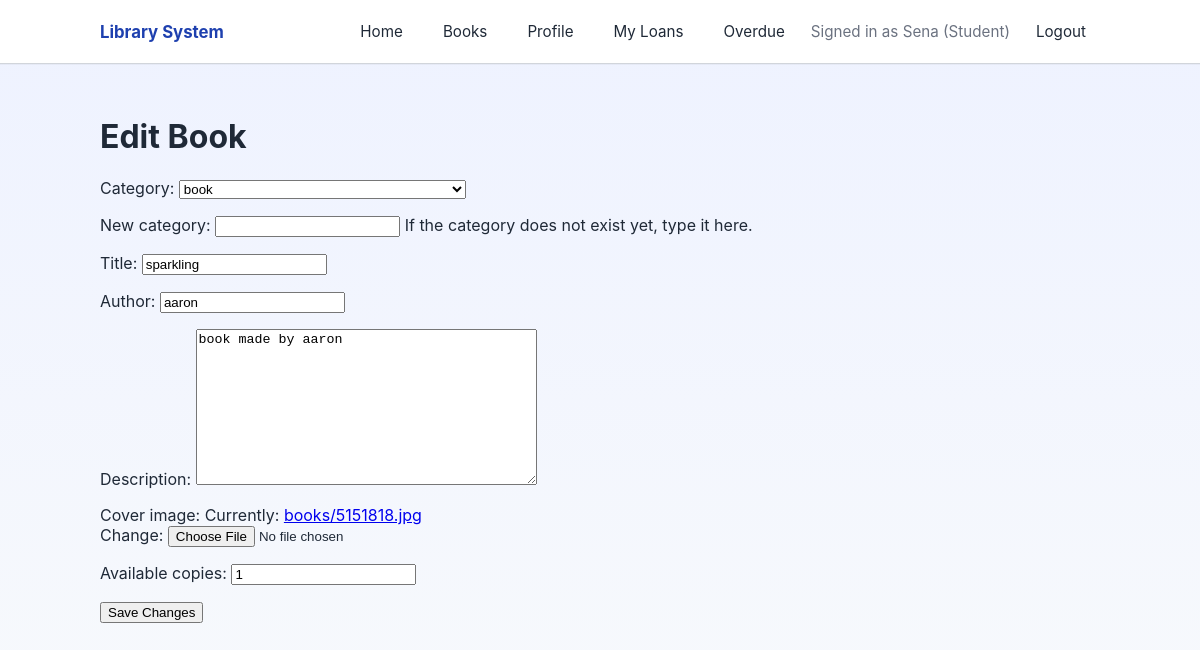
Before: /books/edit/1/ (signed in) with the older database file.
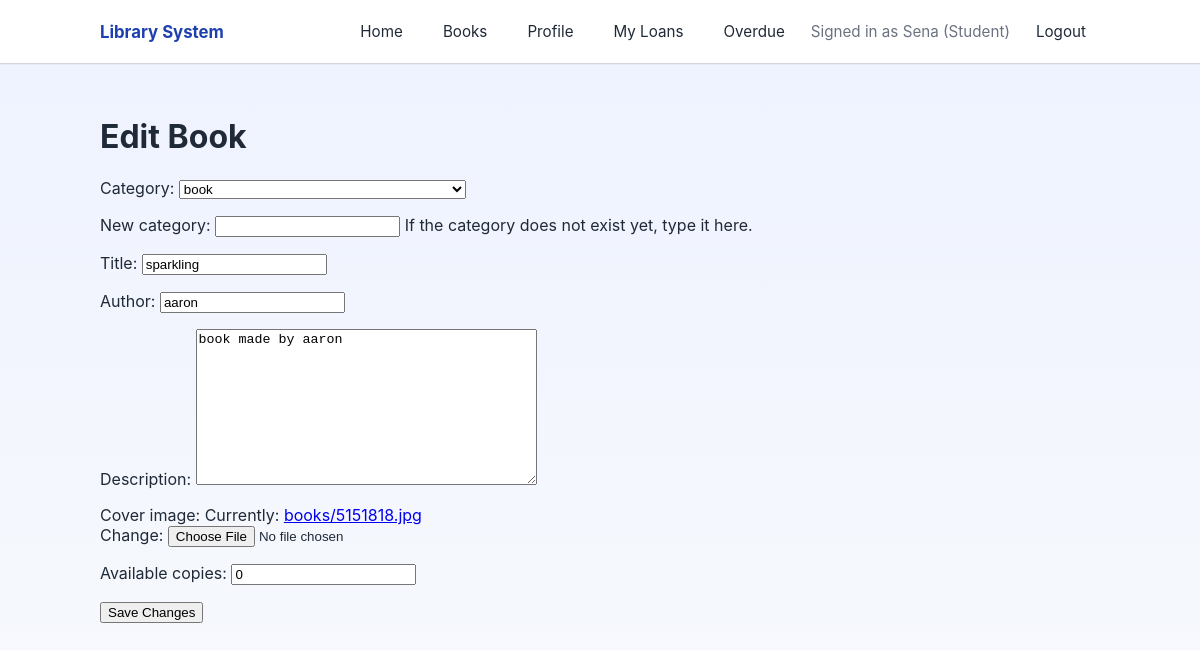
After: the same page with the newer database file.
### library/models.py (models this page shows, shortened)
class Book(models.Model):
    category = models.ForeignKey(Category, on_delete=models.CASCADE)
    title = models.CharField(max_length=200)
    author = models.CharField(max_length=100)
    description = models.TextField()
    cover_image = models.ImageField(upload_to='books/')
    available_copies = models.PositiveIntegerField(default=1)

### library/views.py (the view)
# urls.py: path('books/edit/<int:id>/', views.edit_book, name='edit_book'),
@login_required
def edit_book(request, id):
    book = get_object_or_404(Book, id=id)
    if request.method == 'POST':
        form = BookForm(request.POST, request.FILES, instance=book)
        if form.is_valid():
            form.save()
            messages.success(request, 'Book updated successfully')
            return redirect('book_list')
    else:
        form = BookForm(instance=book)
    return render(request, 'library/edit_book.html', {'form': form})

### library/forms.py (shortened to what this page needs)
class BookForm(forms.ModelForm):
    new_category = forms.CharField(
        max_length=100,
        required=False,
        label='New category',
        help_text='If the category does not exist yet, type it here.'
    )
    class Meta:
        model = Book
        fields = ['category', 'new_category', 'title', 'author', 'description', 'cover_image', 'available_copies']
    def __init__(self, *args, **kwargs):
        super().__init__(*args, **kwargs)
        self.fields['category'].queryset = Category.objects.all()
        self.fields['category'].required = False
        self.fields['category'].empty_label = 'Select existing category (or enter a new one)'

### library/models.py (called while the page is built)
    def __str__(self):
        return self.name

### library/templates/library/edit_book.html (shortened to what this page needs)
{% extends 'base.html' %}
{% block content %}
<h1>Edit Book</h1>
<form method="post" enctype="multipart/form-data">
    {{ form.as_p }}
    <button type="submit">Save Changes</button>
</form>
{% endblock %}

Changed rows visible on the page:
changed Book "book": available_copies "1" → "0"
